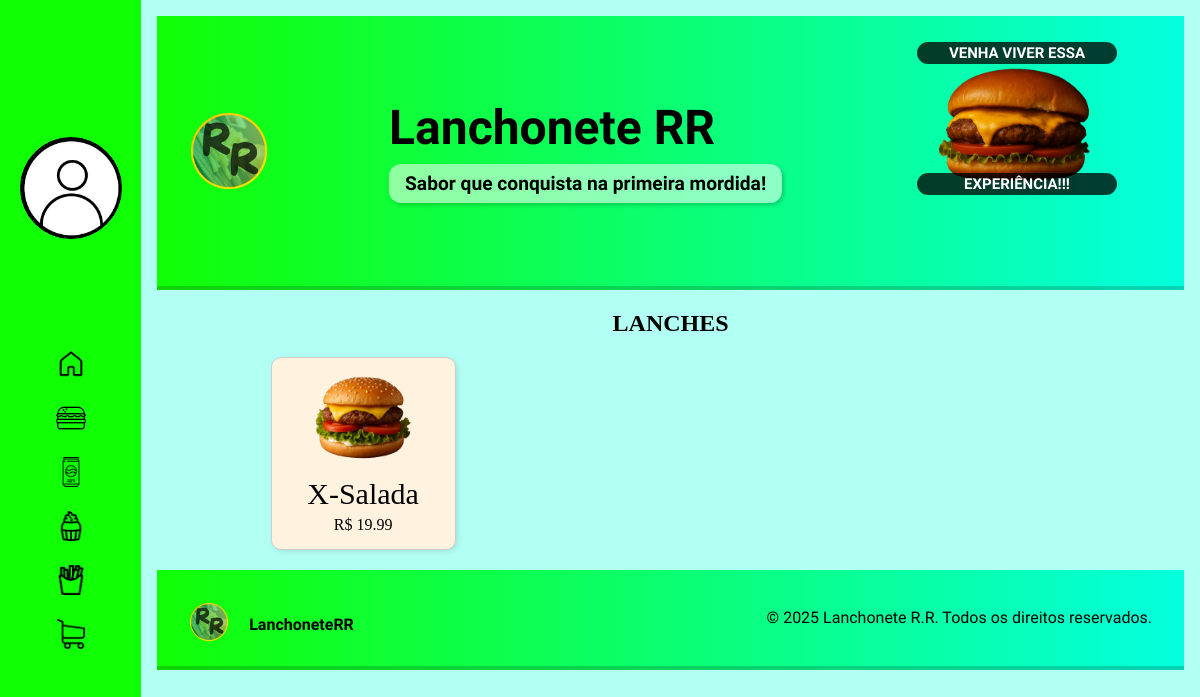
Page /lanche on the committed database.
### app.py (models this page shows)
class Lanche(db.Model):
    id = db.Column(db.Integer, primary_key=True, autoincrement=True)
    nomeLanche = db.Column(db.String(100), nullable=False)
    tipo = db.Column(db.String(50), nullable=False)
    valor = db.Column(db.Float, nullable=False)
    descricao = db.Column(db.String(200), nullable=False)
    img = db.Column(db.String(200), nullable=False)

### app.py (the view)
@app.route('/lanche')
def lanche():
    tabela = Lanche.query.filter_by(tipo='Lanche').all()
    return render_template('lanche.html', tabela=tabela)

### templates/lanche.html
{% extends 'base.html' %}
{% block conteudo %}
<h2 class="texto-index">LANCHES </h2>
<div class="grid-container-index">
    {% for valor in tabela %}
    <a class="index-a" href="/infoProduto/{{ valor.id }}">
        <div class="produto">
            <img src="{{ url_for('static', filename='img/' ~ valor.img)}}" alt="{{ valor.nomeLanche }}">
            <p class="index-p">{{ valor.nomeLanche }}</p>
            <p>R$ {{ valor.valor }}</p>
        </div>
    </a>
    {% endfor %}
</div>
{% endblock%}

### static/css/estilo.css (style rules this page uses)
body { margin: 0; height: 100vh; display: grid; grid-template-columns: 0.4fr 4fr; background-color: #04ffde4e; }
@media (max-width: 1200px) { body { grid-template-columns: 0.4fr 3fr; } }
.grid-container-index { display: grid; grid-template-columns: repeat(4, 1fr); gap: 20px; max-width: 800px; margin: auto; }
.index-a { text-decoration: none; color: #000; }
.produto { background: #fff3e0; border: 1px solid #ccc; padding: 10px; text-align: center; border-radius: 10px; box-shadow: 2px 2px 5px rgba(0, 0, 0, 0.1); }
.produto img { width: 100px; height: 100px; object-fit: contain; border-radius: 8px; transition: transform 0.3s ease-in-out; }
.produto p { margin: 5px; padding: 0; }
.index-p { font-weight: 500; font-size: 30px; }
.texto-index { text-align: center; }

### rows in the picture
Lanche: img (picture), nomeLanche "X-Salada", valor "19.99"
